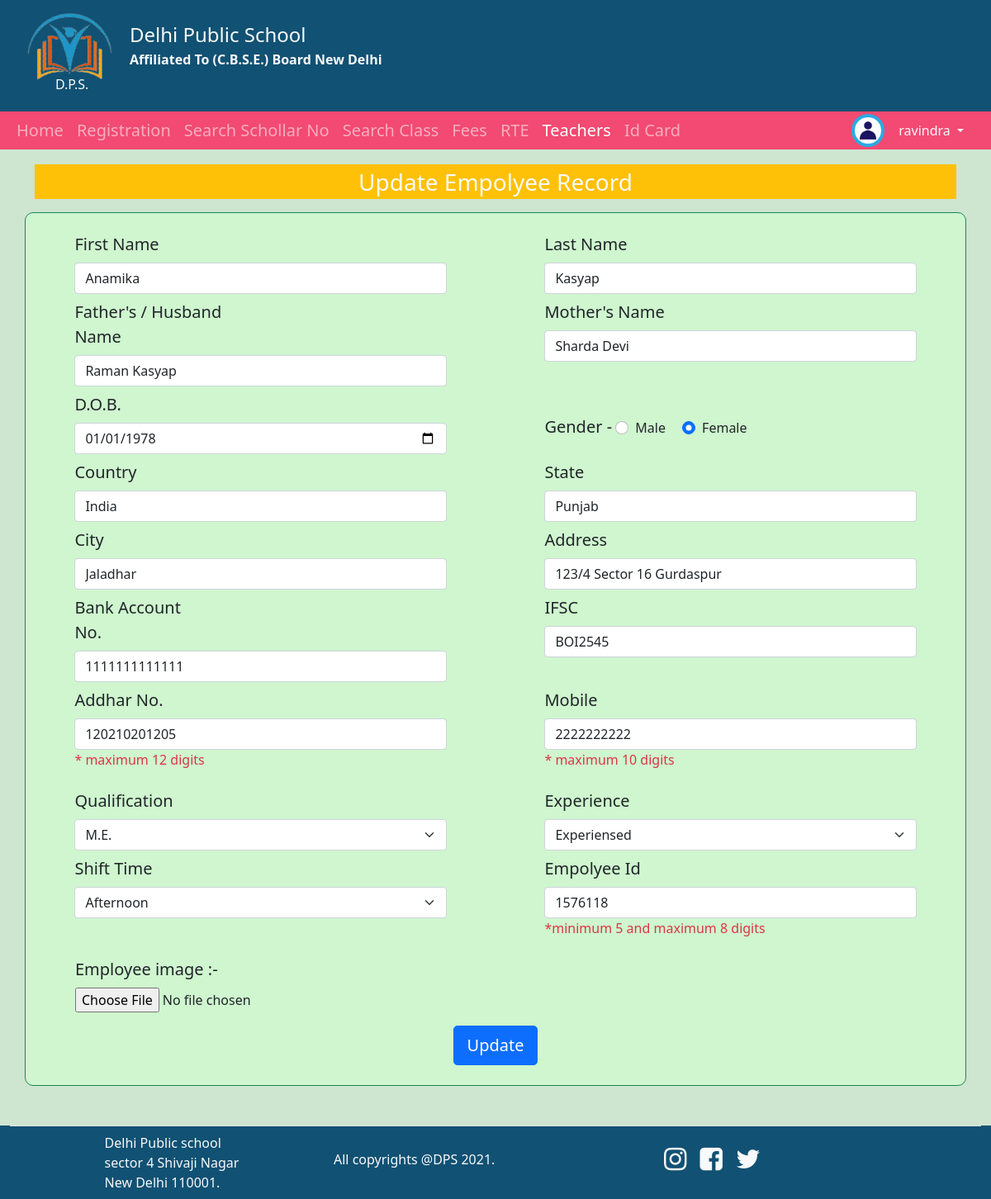
The page /update_emp_data.php?upadateID=8 (signed in) on the database its author committed.
### tables this page shows
CREATE TABLE `teacher_reg` (
  `id` int(255) NOT NULL,
  `first_name` varchar(255) NOT NULL,
  `last_name` varchar(255) NOT NULL,
  `fORh_name` varchar(255) DEFAULT NULL,
  `mother_name` varchar(255) DEFAULT NULL,
  `dob` varchar(255) NOT NULL,
  `gender` varchar(255) NOT NULL,
  `country` varchar(255) DEFAULT NULL,
  `state` varchar(255) NOT NULL,
  `city` varchar(255) NOT NULL,
  `address` varchar(255) NOT NULL,
  `bank_ac` varchar(255) NOT NULL,
  `ifsc` varchar(255) NOT NULL,
  `addhar` varchar(255) NOT NULL,
  `mobile` varchar(255) NOT NULL,
  `qualification` varchar(255) NOT NULL,
  `experience` varchar(255) NOT NULL,
  `shift_time` varchar(255) NOT NULL,
  `empid` varchar(255) NOT NULL,
  `empimg` varchar(255) NOT NULL
);

### sessionFile.php (called while the page is built, shortened)
<?php
include("db_connection.php");
if (isset($_SESSION['uname'])) {
    $userName = $_SESSION['uname'];
    $UserFetchQuery = mysqli_query($connection, "SELECT * FROM admin_login WHERE User_name='$userName'");
    $FetchData = mysqli_fetch_array($UserFetchQuery);
}
else
 {
    header("location:index.php");
}
?>

### update_emp_data.php (the view, shortened to what this page needs)
<?php
include("db_connection.php");
include("sessionFile.php");
if(isset($_REQUEST['upadateID']))
{
    $Id=$_REQUEST['upadateID'];
    $selectquery=mysqli_query($connection,"SELECT * FROM teacher_reg WHERE id='$Id'");
    $fetch_data=mysqli_fetch_array($selectquery);
}
?>
<!DOCTYPE html>
<html lang="en">
<head>
    <link rel="stylesheet" href="css/style.css">
    <link href="https://cdn.jsdelivr.net/npm/bootstrap@5.1.3/dist/css/bootstrap.min.css" rel="stylesheet">
</head>
<body>
    <?php include("header.php") ?>
    <nav class="navbar navbar-expand-lg navbar-dark fs-5 pt-2" style="position: sticky;top: 0px;   z-index: 999;">
        <div class="container-fluid menu">
            <div class="collapse navbar-collapse" id="navbarSupportedContent">
                <ul class="navbar-nav me-auto mb-2 mb-lg-0 ">
                    <li class="nav-item">
                        <a class="nav-link " aria-current="page" href="Home.php">Home</a>
                    </li>
                    <li class="nav-item dropdown">
                        <a class="nav-link" href="#" id="navbarDropdown" role="button" data-bs-toggle="dropdown" aria-haspopup="true">
                            Registration
                        </a>
                    </li>
                    <li class="nav-item">
                        <a class="nav-link" href="search_sch_no.php">Search Schollar No</a>
                    </li>
                    <li class="nav-item">
                        <a class="nav-link" href="Search_class.php">Search Class</a>
                    </li>
                    <li class="nav-item">
                        <a class="nav-link" href="fees.php">Fees</a>
                    </li>
                    <li class="nav-item">
                        <a class="nav-link" href="rte_student.php">RTE</a>
                    </li>
                    <li class="nav-item dropdown">
                        <a class="nav-link active" href="#" id="navbarDropdown" role="button" data-bs-toggle="dropdown" aria-expanded="false">
                            Teachers
                        </a>
                    </li>
                    <li class="nav-item">
                        <a class="nav-link" href="#">Id Card</a>
                    </li>
                </ul>
            </div>
            <form method="POST" class="d-flex d-inline mx-2">
                    <div class="dropdown show fs-6">
                        <img src="images/loginuser.jpg" class="rounded-circle" style="height:40px ; width:40px;">
                        <a class="btn text-light dropdown-toggle" href="#" role="button" id="dropdownMenuLink" data-toggle="dropdown" aria-haspopup="true" aria-expanded="false">
                            <?php echo $FetchData['User_name']; ?>
                        </a>
                    </div>
                </form>
        </div>
    </nav>
    <div class="container">
        <p class="text-light mt-3 bg-warning fs-3 text-center">Update Empolyee Record</p>
    </div>
    <div class="mb-5">
        <form method="POST" enctype="multipart/form-data" class="mx-auto">
            <div class="container Pdetails pb-4 pt-3  border border-success" style="background-color: #CFF6CF;">
                <div class="row ">
                    <div class="col-md-5 mx-auto">
                        <label for="fname" class="col-lg-5 fs-5 col-form-label">First Name </label>
                        <input type="text" class="form-control text-capitalize" value="<?php echo $fetch_data['first_name']; ?>" id="fname" placeholder="First name" aria-label="First name" name="fname" >
                    </div>
                    <div class="col-md-5 mx-auto">
                        <label for="lname" class="col-lg-3 fs-5 col-form-label ">Last Name </label>
                        <input type="text" class="form-control text-capitalize" value="<?php echo $fetch_data['last_name']; ?>" id="lname" placeholder="Last name" aria-label="Last name" name="lname" >
                    </div>
                </div>
                <div class="row">
                    <div class="col-md-5 mx-auto">
                        <label for="FatherName" class="col-lg-6 fs-5 col-form-label ">Father's / Husband Name</label>
                        <input type="text" class="form-control text-capitalize" value="<?php echo $fetch_data['fORh_name']; ?>" id="FatherName" placeholder=" Enter Father's name" aria-label="Father's name" name="FHName" >
                    </div>
                    <div class="col-md-5 mx-auto">
                        <label for="motherN" class="col-lg-5 fs-5 col-form-label ">Mother's Name </label>
                        <input type="text" class="form-control text-capitalize" value="<?php echo $fetch_data['mother_name']; ?>" id="MotherName" placeholder=" Enter Mother's name" aria-label="mother name" name="MotherName" >
                    </div>
                </div>
                <div class="row">
                    <div class="col-md-5 mx-auto">
                        <label for="dob" class="col-md-3 fs-5 col-form-label ">D.O.B. </label>
                        <input type="date" class="form-control" id="dob" value="<?php echo $fetch_data['dob']; ?>" placeholder="First name" name="dob" >
                    </div>
                    <div class="col-md-5 mx-auto my-auto">
                        <label class="form-check-label fs-5 mt-3" for="inlineCheckbox1">Gender -</label>
                        <div class="form-check form-check-inline mt-3">
                            <input class="form-check-input" type="radio" name="gender" value="Male"  <?php if($fetch_data['gender']=="Male"){  echo 'checked="checked"';} ?>>
                            <label class="form-check-label">Male</label>
                        </div>
                        <div class="form-check form-check-inline">
                            <input class="form-check-input" type="radio" name="gender" value="Female" <?php if($fetch_data['gender']=="Female"){  echo 'checked="checked"';} ?>  >
                            <label class="form-check-label" for="inlineCheckbox2">Female</label>
                        </div>
                    </div>
                </div>
                <div class="row">
                    <div class="col-md-5 mx-auto">
                        <label for="country" class="col-md-3 fs-5 col-form-label ">Country </label>
                        <input type="text" class="form-control text-capitalize" value="<?php echo $fetch_data['country']; ?>" id="country" placeholder="Enter country" name="country">
                    </div>
                    <div class="col-md-5 mx-auto">
                        <label for="state" class="col-md-3 fs-5 col-form-label ">State </label>
                        <input type="text" class="form-control text-capitalize" value="<?php echo $fetch_data['state']; ?>" id="state" placeholder="Enter state" name="state">
                    </div>
                </div>
                <div class="row">
                    <div class="col-md-5 mx-auto">
                        <label for="fname" class="col-md-3 fs-5 col-form-label ">City </label>
                        <input type="text" class="form-control text-capitalize" value="<?php echo $fetch_data['city']; ?>" id="city" placeholder="Enter city" aria-label="city name" name="city">
                    </div>
                    <div class="col-md-5 mx-auto">
                        <label for="address" class="col-md-3 fs-5 col-form-label ">Address </label>
                        <input type="text" class="form-control text-capitalize" value="<?php echo $fetch_data['address']; ?>" id="address" placeholder="Enter city" aria-label="Last name" name="address">
                    </div>
                </div>
                <div class="row">
                    <div class="col-md-5 mx-auto">
                        <label for="AcNo" class="col-md-4 fs-5 col-form-label ">Bank Account No.</label>
                        <input type="text" class="form-control" id="AcNo"  value="<?php echo $fetch_data['bank_ac']; ?>" placeholder="Enter Bank account No" aria-label="Enter Bank account No" name="AcNo">
                    </div>
                    <div class="col-md-5 mx-auto">
                        <label for="IFSC" class="col-md-3 fs-5 col-form-label ">IFSC </label>
                        <input type="text" class="form-control text-uppercase"  value="<?php echo $fetch_data['ifsc']; ?>" id="IFSC" placeholder="Enter IFSC Code" aria-label="IFSC code" name="IFSC">
                    </div>
                </div>
                <div class="row">
                    <div class="col-md-5 mx-auto">
                        <label for="Addhar" class="col-md-3 fs-5 col-form-label ">Addhar No. </label>
                        <input type="text" class="form-control" id="Addhar" value="<?php echo $fetch_data['addhar']; ?>" placeholder="Enter Addhar NO." aria-label="Addhar NO." name="addharno" required size="12" minlength='12' maxlength='12'>
                        <p class="text-danger fs-6"> * maximum 12 digits </p>
                    </div>
                    <div class="col-md-5 mx-auto">
                        <label for="mobile" class="col-md-3 fs-5 col-form-label ">Mobile </label>
                        <input type="text" class="form-control" id="mobile" value="<?php echo $fetch_data['mobile']; ?>" placeholder="Enter Mobile no." aria-label="city name" name="mobile" required size="10" minlength='10' maxlength='10'>
                        <p class="text-danger fs-6"> * maximum 10 digits </p>
                    </div>
                </div>
                <div class="row">
                    <div class="col-md-5 mx-auto">
                        <label for="" class="col-md-3 fs-5 col-form-label ">Qualification </label>
                        <select class="form-select" aria-label="Default select example" name="qualification">
                            <option value="M.E." <?php if( $fetch_data['qualification']=="M.E."){echo "selected";} ?> >M.E.</option>
                        </select>
                    </div>
                    <div class="col-md-5 mx-auto">
                        <label for="" class="col-md-3 fs-5 col-form-label ">Experience </label>
                        <select class="form-select" aria-label="Default select example" name="experience">
                            <option value="Experiensed"  <?php if( $fetch_data['experience']==="Experiensed")echo 'selected'; ?> >Experiensed</option>
                        </select>
                    </div>
                </div>
                <div class="row">
                    <div class="col-md-5 mx-auto">
                        <label for="" class="col-md-3 fs-5 col-form-label ">Shift Time </label>
                        <select class="form-select" aria-label="Default select example" name="shift">
                            <option value="Afternoon"<?php if( $fetch_data['shift_time']==="Afternoon")echo 'selected'; ?>>Afternoon</option>
                        </select>
                    </div>
                    <div class="col-md-5 mx-auto">
                        <label for="eid" class="col-lg-5 fs-5 col-form-label ">Empolyee Id </label>
                        <input type="text" class="form-control" id="eid" value="<?php echo $fetch_data['empid']; ?>" placeholder="Enter employee id" aria-label="employee id" name="eid" required size="8" minlength='5' maxlength='8'>
                        <p class="text-danger fs-6"> *minimum 5 and maximum 8 digits </p>
                    </div>
                </div>
                <div class="row">
                    <div class="col-md-5 mx-md-5">
                        <div class="form-group">
                            <label for="Empimg" class="col-lg-6 fs-5 col-form-label ">Employee image :- </label>
                            <input type="file" class="form-control-file"  id="Empimg" name="Empimg">
                        </div>
                    </div>
                </div>
                <div class="row mt-3">
                    <center><input type="submit" class="btn btn-primary btn-lg" name="updatebtn" value="Update"></center>
                </div>
            </div>
        </form>
    </div>
    <div class="">
        <?php include("footer.php") ?>
    </div>
</body>
</html>

### css/style.css (style rules this page uses)
* { margin: 0px; padding: 0px; }
body { background-color:#CEE5D0; }
.menu { background-color:#F24A72; }
.pt-2 { padding-top: 0px!important; margin-bottom: -6px; }
.Pdetails ,.Academicdetails { border: 0px; border-radius: 10px; }

### rows shown on the page
teacher_reg: fname "anamika", lname "kasyap", FHName "raman kasyap", MotherName "sharda devi", dob "01/01/1978", gender "☑", country "india", state "punjab", city "jaladhar", address "123/4 sector 16 gurdaspur", AcNo "1111111111111", IFSC "boi2545", addharno "120210201205", mobile "2222222222", qualification "M.E.", experience "Experiensed", shift "Afternoon", eid "1576118"

### other values the page prints
$FetchData['User_name'] "ravindra"
